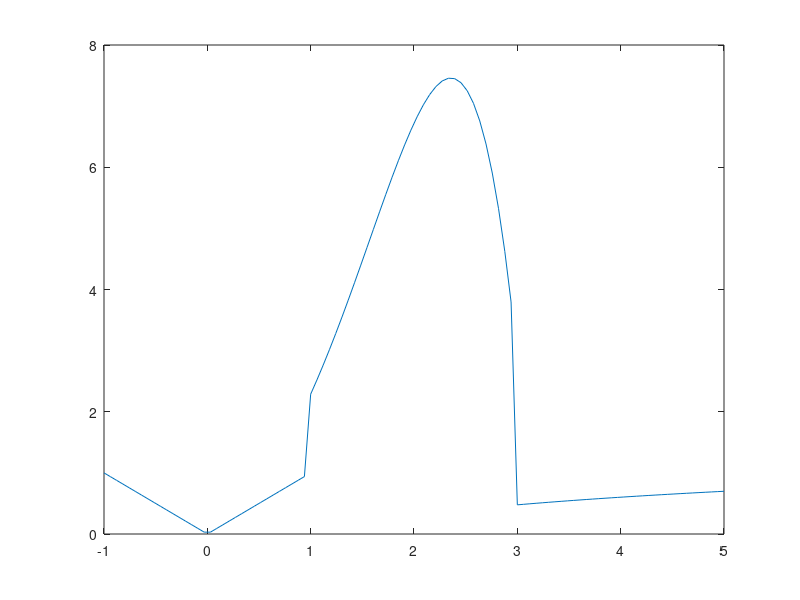

This figure's MATLAB source:
%B08504055_2
clear
clc
% (i)
m = input('please input a positive integer: ');
n = 2;
s = 0;
while s<=m
    x = [1:n];
    s = sum(x.*(x+1).*(x+2));
    n = n + 1;
end
disp(n-1)

% (ii)
A = [1 3 -1;2 -3 3;0 1 1];
B = [3;4;5];
A\B

clear
% (iii)
x = linspace(-1,5,100);
for i=1:100
    xx = x(i);
    if xx<1
        y(i) = abs(xx);
    elseif xx<3
        y(i) = exp(xx)*sin(xx);
    else
        y(i) = log10(xx);
    end
end
plot(x,y)